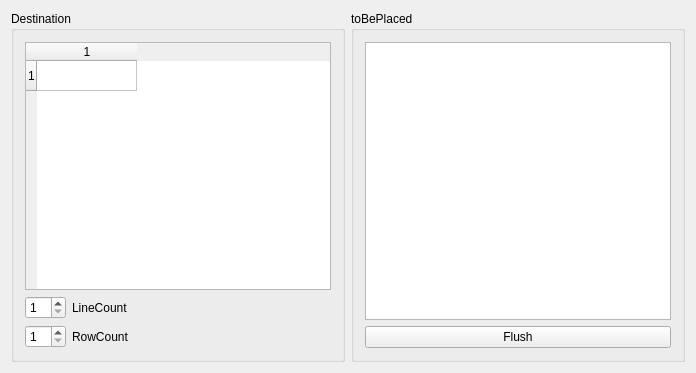
<?xml version="1.0" encoding="UTF-8"?>
<ui version="4.0">
 <class>MainWindow</class>
 <widget class="QMainWindow" name="MainWindow">
  <property name="geometry">
   <rect>
    <x>0</x>
    <y>0</y>
    <width>696</width>
    <height>373</height>
   </rect>
  </property>
  <property name="windowTitle">
   <string>LiPackBalancer</string>
  </property>
  <widget class="QWidget" name="centralWidget">
   <layout class="QHBoxLayout" name="horizontalLayout_4">
    <item>
     <widget class="QGroupBox" name="groupBox">
      <property name="title">
       <string>Destination</string>
      </property>
      <layout class="QVBoxLayout" name="verticalLayout_2">
       <item>
        <widget class="QTableWidget" name="destinationMatrice">
         <property name="sizeAdjustPolicy">
          <enum>QAbstractScrollArea::AdjustToContents</enum>
         </property>
         <property name="autoScroll">
          <bool>true</bool>
         </property>
         <property name="dragEnabled">
          <bool>true</bool>
         </property>
         <property name="showGrid">
          <bool>true</bool>
         </property>
         <property name="sortingEnabled">
          <bool>false</bool>
         </property>
         <property name="wordWrap">
          <bool>true</bool>
         </property>
         <property name="cornerButtonEnabled">
          <bool>true</bool>
         </property>
         <attribute name="horizontalHeaderVisible">
          <bool>true</bool>
         </attribute>
         <attribute name="verticalHeaderVisible">
          <bool>true</bool>
         </attribute>
         <row>
          <property name="text">
           <string>1</string>
          </property>
         </row>
         <column>
          <property name="text">
           <string>1</string>
          </property>
         </column>
        </widget>
       </item>
       <item>
        <layout class="QHBoxLayout" name="horizontalLayout_3">
         <item>
          <layout class="QVBoxLayout" name="verticalLayout">
           <item>
            <layout class="QHBoxLayout" name="horizontalLayout">
             <item>
              <widget class="QSpinBox" name="spinBoxDestinationMatriceLineCount">
               <property name="minimum">
                <number>1</number>
               </property>
              </widget>
             </item>
             <item>
              <widget class="QLabel" name="label">
               <property name="text">
                <string>LineCount</string>
               </property>
              </widget>
             </item>
             <item>
              <spacer name="horizontalSpacer_2">
               <property name="orientation">
                <enum>Qt::Horizontal</enum>
               </property>
               <property name="sizeHint" stdset="0">
                <size>
                 <width>40</width>
                 <height>20</height>
                </size>
               </property>
              </spacer>
             </item>
            </layout>
           </item>
           <item>
            <layout class="QHBoxLayout" name="horizontalLayout_2">
             <item>
              <widget class="QSpinBox" name="spinBoxDestinationMatriceRowCount">
               <property name="minimum">
                <number>1</number>
               </property>
              </widget>
             </item>
             <item>
              <widget class="QLabel" name="label_2">
               <property name="text">
                <string>RowCount</string>
               </property>
              </widget>
             </item>
             <item>
              <spacer name="horizontalSpacer_3">
               <property name="orientation">
                <enum>Qt::Horizontal</enum>
               </property>
               <property name="sizeHint" stdset="0">
                <size>
                 <width>40</width>
                 <height>20</height>
                </size>
               </property>
              </spacer>
             </item>
            </layout>
           </item>
          </layout>
         </item>
        </layout>
       </item>
      </layout>
     </widget>
    </item>
    <item>
     <widget class="QGroupBox" name="groupBox_2">
      <property name="title">
       <string>toBePlaced</string>
      </property>
      <layout class="QVBoxLayout" name="verticalLayout_3">
       <item>
        <widget class="QListWidget" name="listWidget"/>
       </item>
       <item>
        <widget class="QPushButton" name="pushButton">
         <property name="text">
          <string>Flush</string>
         </property>
        </widget>
       </item>
      </layout>
     </widget>
    </item>
   </layout>
  </widget>
 </widget>
 <layoutdefault spacing="6" margin="11"/>
 <resources/>
 <connections/>
</ui>
